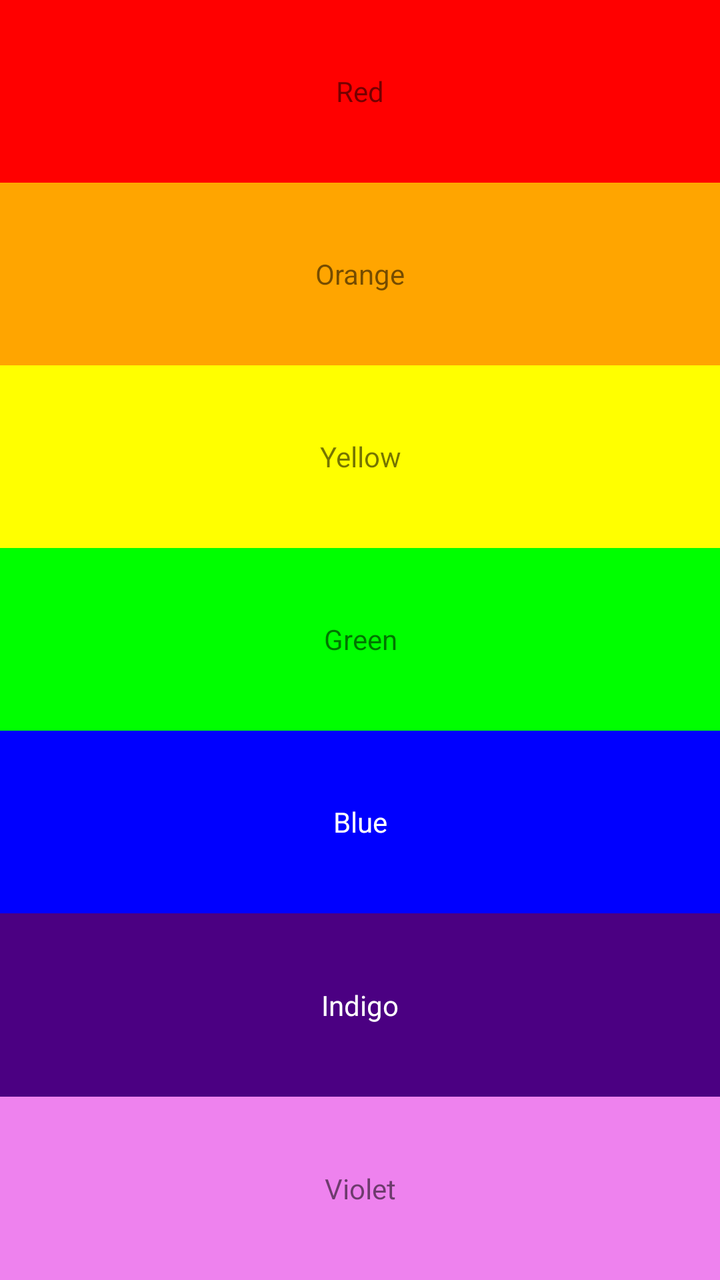
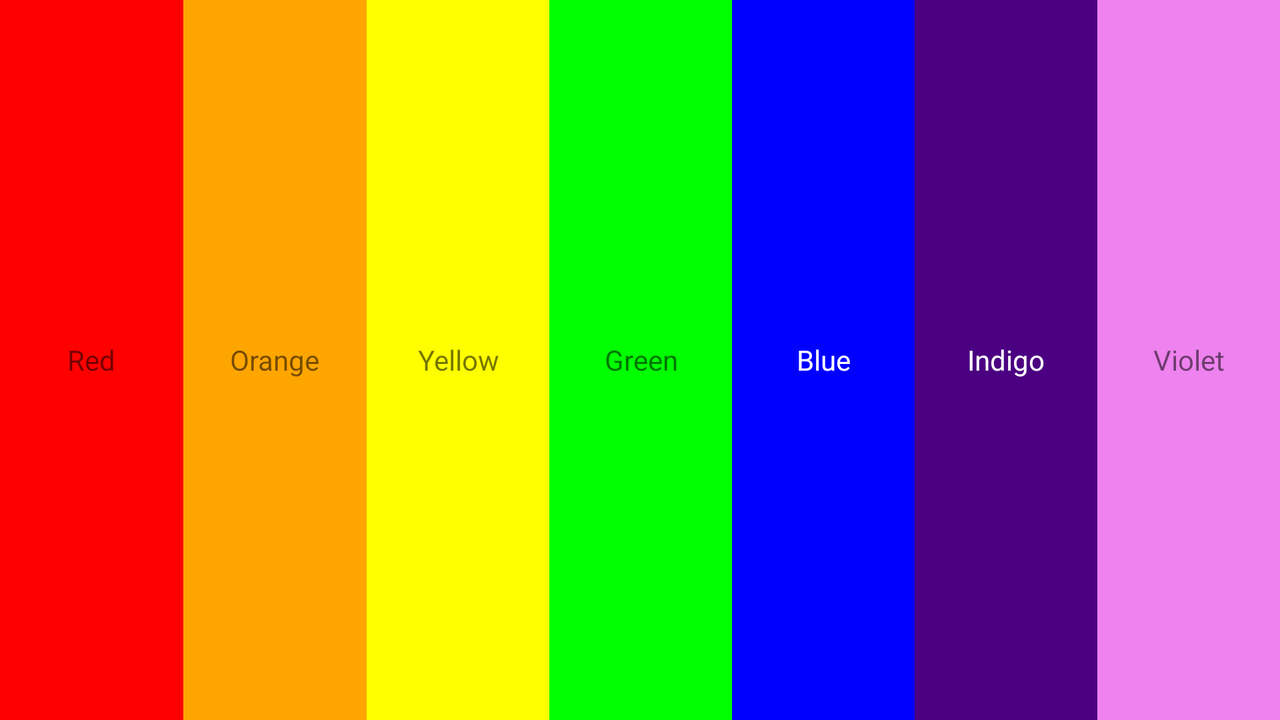

Two renders of one Android screen. The first uses the default layout on a phone; the second uses the alternative layout the repository ships for a different screen configuration, on a matching device. The two XML files are below.
<!-- AndroidManifest.xml: application theme AppTheme -->
<!-- res/layout/linear_exer1.xml -->
<?xml version="1.0" encoding="utf-8"?>
<LinearLayout xmlns:android="http://schemas.android.com/apk/res/android"
              android:layout_width="match_parent"
              android:layout_height="match_parent"
              android:orientation="vertical">

    <TextView
        android:layout_width="match_parent"
        android:layout_height="wrap_content"
        android:layout_weight="1"
        android:background="@color/red"
        android:gravity="center"
        android:text="@string/red"/>

    <TextView
        android:layout_width="match_parent"
        android:layout_height="wrap_content"
        android:layout_weight="1"
        android:background="@color/orange"
        android:gravity="center"
        android:text="@string/orange"/>

    <TextView
        android:layout_width="match_parent"
        android:layout_height="wrap_content"
        android:layout_weight="1"
        android:background="@color/yellow"
        android:gravity="center"
        android:text="@string/yellow"/>

    <TextView
        android:layout_width="match_parent"
        android:layout_height="wrap_content"
        android:layout_weight="1"
        android:background="@color/green"
        android:gravity="center"
        android:text="@string/green"/>

    <TextView
        android:layout_width="match_parent"
        android:layout_height="wrap_content"
        android:layout_weight="1"
        android:background="@color/blue"
        android:gravity="center"
        android:text="@string/blue"
        android:textColor="@android:color/white"/>

    <TextView
        android:layout_width="match_parent"
        android:layout_height="wrap_content"
        android:layout_weight="1"
        android:background="@color/indigo"
        android:gravity="center"
        android:text="@string/indigo"
        android:textColor="@android:color/white"/>

    <TextView
        android:layout_width="match_parent"
        android:layout_height="wrap_content"
        android:layout_weight="1"
        android:background="@color/violet"
        android:gravity="center"
        android:text="@string/violet"/>
</LinearLayout>
<!-- resources referenced by this layout -->
<resources>
  <color name="blue">#00f</color>
  <color name="green">#0f0</color>
  <color name="indigo">#4b0082</color>
  <color name="orange">#ffa500</color>
  <color name="red">#f00</color>
  <color name="violet">#ee82ee</color>
  <color name="yellow">#ffff00</color>
  <string name="blue">Blue</string>
  <string name="green">Green</string>
  <string name="indigo">Indigo</string>
  <string name="orange">Orange</string>
  <string name="red">Red</string>
  <string name="violet">Violet</string>
  <string name="yellow">Yellow</string>
  <style name="AppTheme" parent="Theme.AppCompat.Light.NoActionBar">
          
          <item name="colorPrimary">@color/colorPrimary</item>
          <item name="colorPrimaryDark">@android:color/background_dark</item>
          <item name="colorAccent">@color/colorAccent</item>
      </style>
  <color name="colorPrimary">#3F51B5</color>
  <color name="colorAccent">#FF4081</color>
</resources>
<!-- res/layout-land/linear_exer1.xml (the repository's variant of the layout above) -->
<!-- drawn on the phone turned sideways -->
<?xml version="1.0" encoding="utf-8"?>
<LinearLayout xmlns:android="http://schemas.android.com/apk/res/android"
              android:layout_width="match_parent"
              android:layout_height="match_parent"
              android:orientation="horizontal">

    <TextView
        android:layout_width="match_parent"
        android:layout_height="match_parent"
        android:layout_weight="1"
        android:background="@color/red"
        android:gravity="center"
        android:text="@string/red"/>

    <TextView
        android:layout_width="match_parent"
        android:layout_height="match_parent"
        android:layout_weight="1"
        android:background="@color/orange"
        android:gravity="center"
        android:text="@string/orange"/>

    <TextView
        android:layout_width="match_parent"
        android:layout_height="match_parent"
        android:layout_weight="1"
        android:background="@color/yellow"
        android:gravity="center"
        android:text="@string/yellow"/>

    <TextView
        android:layout_width="match_parent"
        android:layout_height="match_parent"
        android:layout_weight="1"
        android:background="@color/green"
        android:gravity="center"
        android:text="@string/green"/>

    <TextView
        android:layout_width="match_parent"
        android:layout_height="match_parent"
        android:layout_weight="1"
        android:background="@color/blue"
        android:gravity="center"
        android:text="@string/blue"
        android:textColor="@android:color/white"/>

    <TextView
        android:layout_width="match_parent"
        android:layout_height="match_parent"
        android:layout_weight="1"
        android:background="@color/indigo"
        android:gravity="center"
        android:text="@string/indigo"
        android:textColor="@android:color/white"/>

    <TextView
        android:layout_width="match_parent"
        android:layout_height="match_parent"
        android:layout_weight="1"
        android:background="@color/violet"
        android:gravity="center"
        android:text="@string/violet"/>
</LinearLayout>
